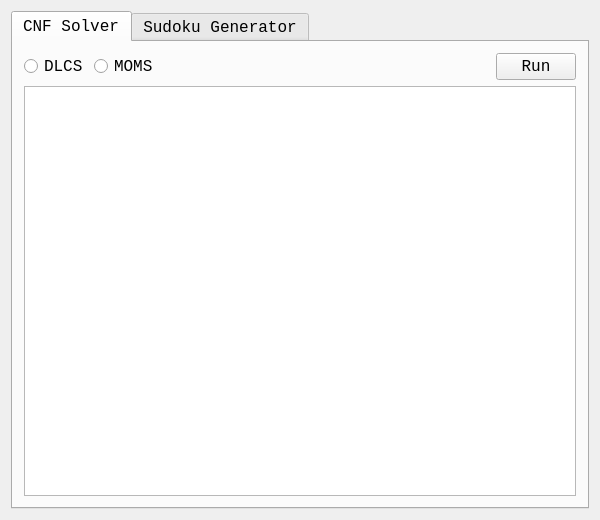
<?xml version="1.0" encoding="UTF-8"?>
<ui version="4.0">
 <class>MainWindow</class>
 <widget class="QMainWindow" name="MainWindow">
  <property name="geometry">
   <rect>
    <x>0</x>
    <y>0</y>
    <width>600</width>
    <height>520</height>
   </rect>
  </property>
  <property name="font">
   <font>
    <family>Consolas</family>
    <pointsize>12</pointsize>
   </font>
  </property>
  <property name="windowTitle">
   <string>CNF Solver &amp; Sudoku Generator</string>
  </property>
  <widget class="QWidget" name="centralWidget">
   <layout class="QVBoxLayout" name="verticalLayout">
    <item>
     <widget class="QTabWidget" name="tabWidget">
      <property name="font">
       <font>
        <family>Consolas</family>
        <pointsize>12</pointsize>
       </font>
      </property>
      <property name="currentIndex">
       <number>0</number>
      </property>
      <widget class="QWidget" name="CNFSolverTab">
       <attribute name="title">
        <string>CNF Solver</string>
       </attribute>
       <layout class="QVBoxLayout" name="verticalLayout_2">
        <item>
         <layout class="QHBoxLayout" name="horizontalLayout">
          <item>
           <widget class="QRadioButton" name="dlcsRadioButton">
            <property name="font">
             <font>
              <family>Consolas</family>
              <pointsize>12</pointsize>
             </font>
            </property>
            <property name="text">
             <string>DLCS</string>
            </property>
           </widget>
          </item>
          <item>
           <widget class="QRadioButton" name="momsRadioButton">
            <property name="font">
             <font>
              <family>Consolas</family>
              <pointsize>12</pointsize>
             </font>
            </property>
            <property name="text">
             <string>MOMS</string>
            </property>
           </widget>
          </item>
          <item>
           <spacer name="horizontalSpacer">
            <property name="orientation">
             <enum>Qt::Horizontal</enum>
            </property>
            <property name="sizeHint" stdset="0">
             <size>
              <width>40</width>
              <height>20</height>
             </size>
            </property>
           </spacer>
          </item>
          <item>
           <widget class="QPushButton" name="runButton">
            <property name="font">
             <font>
              <family>Consolas</family>
             </font>
            </property>
            <property name="text">
             <string>Run</string>
            </property>
           </widget>
          </item>
         </layout>
        </item>
        <item>
         <widget class="QTextBrowser" name="textBrowser">
          <property name="font">
           <font>
            <family>Consolas</family>
            <pointsize>10</pointsize>
           </font>
          </property>
         </widget>
        </item>
       </layout>
      </widget>
      <widget class="QWidget" name="SudokuGeneratorTab">
       <attribute name="title">
        <string>Sudoku Generator</string>
       </attribute>
       <layout class="QHBoxLayout" name="horizontalLayout_2">
        <item>
         <widget class="QTableView" name="tableView"/>
        </item>
        <item>
         <layout class="QVBoxLayout" name="verticalLayout_3">
          <item>
           <spacer name="verticalSpacer">
            <property name="orientation">
             <enum>Qt::Vertical</enum>
            </property>
            <property name="sizeHint" stdset="0">
             <size>
              <width>20</width>
              <height>40</height>
             </size>
            </property>
           </spacer>
          </item>
          <item>
           <widget class="QPushButton" name="pushButton_3">
            <property name="text">
             <string>PushButton</string>
            </property>
           </widget>
          </item>
          <item>
           <widget class="QPushButton" name="pushButton_4">
            <property name="text">
             <string>PushButton</string>
            </property>
           </widget>
          </item>
          <item>
           <spacer name="verticalSpacer_2">
            <property name="orientation">
             <enum>Qt::Vertical</enum>
            </property>
            <property name="sizeHint" stdset="0">
             <size>
              <width>20</width>
              <height>40</height>
             </size>
            </property>
           </spacer>
          </item>
         </layout>
        </item>
       </layout>
      </widget>
     </widget>
    </item>
   </layout>
  </widget>
 </widget>
 <layoutdefault spacing="6" margin="11"/>
 <resources/>
 <connections/>
</ui>
